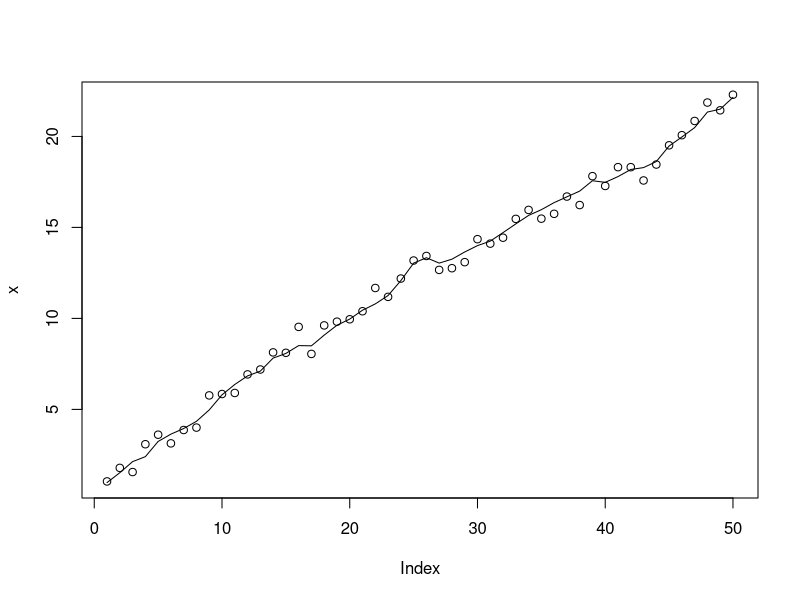

Reproduce this figure in R. (Note: this script raises an error after producing the figure.)
#################################################################
##  Univariate state-space models
##  Example 2.  The hidden x is a random walk. Forecast.
#################################################################

##  Let's fit a model where the hidden state is a random walk

#x is the "hidden" trend we want to find
#x(t)=x(t-1)+slope+w(t), w(t)~N(0,q)
#x(0)=intercept
intercept=1
slope=0.5
q=.1
r=.2
n=50
t=1:n
x=intercept+slope+rnorm(1,0,sqrt(q))
for(i in 2:n) x[i]=x[i-1]+slope+rnorm(1,0,sqrt(q))
plot(x,xlim=c(1,n),type="l")

#y is our observation of x with error
y=x+rnorm(n,0,sqrt(r))
points(y)

#Let's write x as a AR-1 model and y as an observation of that
#x(t) = x(t-1) + slope + w(t), w(t)~N(0,q)
#x(0) = intercept
#y(t) = x(t) + v(t), v(t)~N(0,r)
mod.list=list(
  U=matrix("slope"),
  x0=matrix("intercept"),
  B=matrix(1),
  Q=matrix("q"),
  Z=matrix(1),
  A=matrix(0),
  R=matrix("r"),
  tinitx=0)

fit2=MARSS(y,model=mod.list)
lines(fit2$states[1,], col="blue", lwd=2)
est.slope=coef(fit2)$U[,1]
est.intercept=coef(fit2)$x0[,1]
est.r=coef(fit2)$R[,1]
est.q=coef(fit2)$Q[,1]

readline("Coninue?")

# Look at the ACF of the differenced data
# Negative auto-correlation at lag-1 is indicative of observation error
par(mfrow=c(2,1))
acf(diff(x),main="x")
acf(diff(y),main="y")

#Try this
# acf(diff(rnorm(100,0,1)))


readline("Coninue?")

par(mfrow=c(1,1))

#Let's forecast our OBSERVATIONS forward 10 time steps
#x(t+1)=x(t)+slope
#y(t+1)=x(t+1)+v(t+1), v(t)~N(0,r)
#First let's set up our estimated x
#The last x at t=max(t)
t.forward = 50

#Let's first add the the real x and observations
#this bit is to set up the x and y lims
x.est.end = fit2$states[1,n]
x.mean.forecast = x.est.end + est.slope*(1:t.forward)
ylims=c(x[n-9]-(r+q*t.forward),x.mean.forecast[t.forward]+(r+q*t.forward))
xlims=c(n-9,n+t.forward)

plot((n-9):n, x[(n-9):n],xlim=xlims,ylim=ylims,type="l",ylab="y",xlab="t")
points(y)
title(paste("forecast with",n,"data points for estimation\nblue is estimate; red is true"))

#Now let's forecast 1000 times using our estimates
x.est.end = fit2$states[1,n]
for(i in 1:1000){
  x.forecast = x.est.end + est.slope + rnorm(1,0,sqrt(est.q))
  for(i in 2:t.forward) x.forecast[i]=x.forecast[i-1]+est.slope+rnorm(1,0,sqrt(est.q))
  y.forecast = x.forecast + rnorm(t.forward,0,sqrt(est.r))
  jit=rnorm(1,0,.1)-.25
  points(n+1:t.forward+jit,y.forecast,pch=".",col="blue")
}

#Now let's forecast 1000 times the real x model
x.end = x[n]

for(i in 1:1000){
  x.true.forecast = x.end + slope + rnorm(1,0,sqrt(q))
  for(i in 2:t.forward) x.true.forecast[i]=x.true.forecast[i-1]+slope+rnorm(1,0,sqrt(q))
  y.true.forecast = x.true.forecast + rnorm(t.forward,0,sqrt(r))
  jit=rnorm(1,0,.1)+.25
  points(n+1:t.forward+jit,y.true.forecast,pch=".",col="red")
}